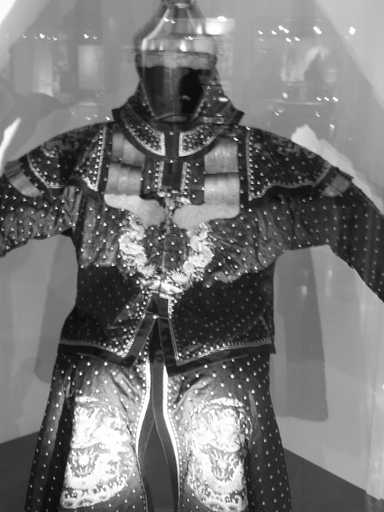
#> input picture I_50.jpg, 384 x 512 px
$ python load4.py   (Python 2 division)
#> lines starting #> are read from the running program, lines starting #| are printed output that depends on the picture
import numpy as np
from PIL import Image
import matplotlib.pyplot as plt

im = Image.open('I_50.jpg').convert('L')
#> im is the input picture: PIL image 384x512 L; min 0, max 255, mean 117.3
pix = im.load()
r, c = im.size
#> r = 384; c = 512

arr_h = np.zeros((31, 32))
arr_v = np.zeros((32, 31))
sum_h = np.zeros((c / 32, r / 32))
sum_v = np.zeros((c / 32, r / 32))
for row in xrange(0, r / 32):
    for col in xrange(0, c / 32):
        for j in xrange(32):
            for i in xrange(31):
                h1 = pix[row * 32 + i + 1, col * 32 + j]
                h2 = pix[row * 32 + i, col * 32 + j]
                h = h1 - h2
                arr_h[i][j] = h

        fft = np.abs(np.fft.fft2(arr_h, [32, 32]))  # FFT of horizontal gradient

        if sum(fft[1:16, 0]) == 0:
            sum1 = 0
        else:
            sum1 = (fft[3, 0] + fft[7, 0] + fft[11, 0]) / sum(fft[1:16, 0])

            sum_h[col][row] = sum1
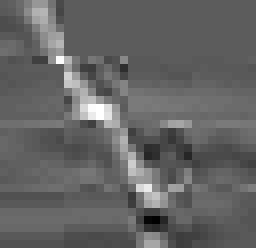
#> arr_h: shape (31, 32) float64 (shown 8 times larger); min -24, max 42, mean 2; drawn with min black and max white

myarray = np.array(sum_h)
xmin, xmax, ymin, ymax = 0, 383, 0, 511
extent = xmin, xmax, ymin, ymax
plt.subplot(2, 1, 1)
plt.imshow(im, interpolation='nearest', cmap=plt.cm.gray, extent=extent)
plt.imshow(myarray, cmap=plt.cm.jet, alpha=0.5, interpolation='bilinear', extent=extent)
plt.autoscale()
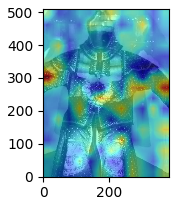
#> figure drawn by matplotlib, 1 panel
